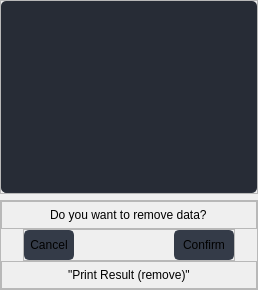
                                          <widget class="QWidget" name="page_remove_branch">
                                           <layout class="QVBoxLayout" name="verticalLayout_59">
                                            <property name="leftMargin">
                                             <number>0</number>
                                            </property>
                                            <property name="topMargin">
                                             <number>0</number>
                                            </property>
                                            <property name="rightMargin">
                                             <number>0</number>
                                            </property>
                                            <property name="bottomMargin">
                                             <number>0</number>
                                            </property>
                                            <item>
                                             <widget class="QFrame" name="table_area_5">
                                              <property name="frameShape">
                                               <enum>QFrame::StyledPanel</enum>
                                              </property>
                                              <property name="frameShadow">
                                               <enum>QFrame::Raised</enum>
                                              </property>
                                              <layout class="QVBoxLayout" name="verticalLayout_42">
                                               <property name="spacing">
                                                <number>0</number>
                                               </property>
                                               <property name="leftMargin">
                                                <number>0</number>
                                               </property>
                                               <property name="topMargin">
                                                <number>0</number>
                                               </property>
                                               <property name="rightMargin">
                                                <number>0</number>
                                               </property>
                                               <property name="bottomMargin">
                                                <number>0</number>
                                               </property>
                                               <item>
                                                <widget class="QTableWidget" name="view_branch_table_2">
                                                 <property name="styleSheet">
                                                  <string notr="true">QTableWidget {	
	background-color: rgb(39, 44, 54);
	padding: 10px;
	border-radius: 5px;
	gridline-color: rgb(44, 49, 60);
	border-bottom: 1px solid rgb(44, 49, 60);
}
QTableWidget::item{
	border-color: rgb(44, 49, 60);
	padding-left: 5px;
	padding-right: 5px;
	gridline-color: rgb(44, 49, 60);
}
QTableWidget::item:selected{
	background-color: rgb(85, 170, 255);
}
QScrollBar:horizontal {
    border: none;
    background: rgb(52, 59, 72);
    height: 14px;
    margin: 0px 21px 0 21px;
	border-radius: 0px;
}
 QScrollBar:vertical {
	border: none;
    background: rgb(52, 59, 72);
    width: 14px;
    margin: 21px 0 21px 0;
	border-radius: 0px;
 }
QHeaderView::section{
	Background-color: rgb(39, 44, 54);
	max-width: 30px;
	border: 1px solid rgb(44, 49, 60);
	border-style: none;
    border-bottom: 1px solid rgb(44, 49, 60);
    border-right: 1px solid rgb(44, 49, 60);
}
QTableWidget::horizontalHeader {	
	background-color: rgb(81, 255, 0);
}
QHeaderView::section:horizontal
{
    border: 1px solid rgb(32, 34, 42);
	background-color: rgb(27, 29, 35);
	padding: 3px;
	border-top-left-radius: 7px;
    border-top-right-radius: 7px;
}
QHeaderView::section:vertical
{
    border: 1px solid rgb(44, 49, 60);
}
</string>
                                                 </property>
                                                </widget>
                                               </item>
                                              </layout>
                                             </widget>
                                            </item>
                                            <item>
                                             <widget class="QFrame" name="btn_area_5">
                                              <property name="minimumSize">
                                               <size>
                                                <width>0</width>
                                                <height>90</height>
                                               </size>
                                              </property>
                                              <property name="maximumSize">
                                               <size>
                                                <width>16777215</width>
                                                <height>90</height>
                                               </size>
                                              </property>
                                              <property name="frameShape">
                                               <enum>QFrame::StyledPanel</enum>
                                              </property>
                                              <property name="frameShadow">
                                               <enum>QFrame::Raised</enum>
                                              </property>
                                              <layout class="QVBoxLayout" name="verticalLayout_60">
                                               <property name="spacing">
                                                <number>0</number>
                                               </property>
                                               <property name="leftMargin">
                                                <number>0</number>
                                               </property>
                                               <property name="topMargin">
                                                <number>0</number>
                                               </property>
                                               <property name="rightMargin">
                                                <number>0</number>
                                               </property>
                                               <property name="bottomMargin">
                                                <number>0</number>
                                               </property>
                                               <item>
                                                <widget class="QFrame" name="frame_37">
                                                 <property name="frameShape">
                                                  <enum>QFrame::StyledPanel</enum>
                                                 </property>
                                                 <property name="frameShadow">
                                                  <enum>QFrame::Raised</enum>
                                                 </property>
                                                 <layout class="QVBoxLayout" name="verticalLayout_61">
                                                  <property name="spacing">
                                                   <number>0</number>
                                                  </property>
                                                  <property name="leftMargin">
                                                   <number>0</number>
                                                  </property>
                                                  <property name="topMargin">
                                                   <number>0</number>
                                                  </property>
                                                  <property name="rightMargin">
                                                   <number>0</number>
                                                  </property>
                                                  <property name="bottomMargin">
                                                   <number>0</number>
                                                  </property>
                                                  <item alignment="Qt::AlignHCenter">
                                                   <widget class="QLabel" name="label_17">
                                                    <property name="text">
                                                     <string>Do you want to remove data?</string>
                                                    </property>
                                                   </widget>
                                                  </item>
                                                 </layout>
                                                </widget>
                                               </item>
                                               <item alignment="Qt::AlignHCenter">
                                                <widget class="QFrame" name="frame_38">
                                                 <property name="frameShape">
                                                  <enum>QFrame::StyledPanel</enum>
                                                 </property>
                                                 <property name="frameShadow">
                                                  <enum>QFrame::Raised</enum>
                                                 </property>
                                                 <layout class="QHBoxLayout" name="horizontalLayout_31">
                                                  <property name="spacing">
                                                   <number>100</number>
                                                  </property>
                                                  <property name="leftMargin">
                                                   <number>0</number>
                                                  </property>
                                                  <property name="topMargin">
                                                   <number>0</number>
                                                  </property>
                                                  <property name="rightMargin">
                                                   <number>0</number>
                                                  </property>
                                                  <property name="bottomMargin">
                                                   <number>0</number>
                                                  </property>
                                                  <item>
                                                   <widget class="QPushButton" name="btn_remove_branch_cancel">
                                                    <property name="minimumSize">
                                                     <size>
                                                      <width>50</width>
                                                      <height>30</height>
                                                     </size>
                                                    </property>
                                                    <property name="maximumSize">
                                                     <size>
                                                      <width>50</width>
                                                      <height>30</height>
                                                     </size>
                                                    </property>
                                                    <property name="styleSheet">
                                                     <string notr="true">QPushButton {
	border: 2px solid rgb(52, 59, 72);
	border-radius: 5px;	
	background-color: rgb(52, 59, 72);
}
QPushButton:hover {
	background-color: rgb(220, 53, 53);
	border: 2px solid rgb(220, 53, 53);
}
QPushButton:pressed {	
	background-color: rgb(235, 83, 83);
	border: 2px solid rgb(220, 53, 53);
}</string>
                                                    </property>
                                                    <property name="text">
                                                     <string>Cancel</string>
                                                    </property>
                                                   </widget>
                                                  </item>
                                                  <item>
                                                   <widget class="QPushButton" name="btn_remove_branch_confirm">
                                                    <property name="minimumSize">
                                                     <size>
                                                      <width>60</width>
                                                      <height>30</height>
                                                     </size>
                                                    </property>
                                                    <property name="maximumSize">
                                                     <size>
                                                      <width>60</width>
                                                      <height>30</height>
                                                     </size>
                                                    </property>
                                                    <property name="styleSheet">
                                                     <string notr="true">QPushButton {
	border: 2px solid rgb(52, 59, 72);
	border-radius: 5px;	
	background-color: rgb(52, 59, 72);
}
QPushButton:hover {
	background-color: rgb(31, 181, 123);
	border: 2px solid rgb(31, 181, 123);
}
QPushButton:pressed {	
	background-color: rgb(83, 191, 157);
	border: 2px solid rgb(31, 181, 123);
}</string>
                                                    </property>
                                                    <property name="text">
                                                     <string>Confirm</string>
                                                    </property>
                                                   </widget>
                                                  </item>
                                                 </layout>
                                                </widget>
                                               </item>
                                               <item>
                                                <widget class="QFrame" name="frame_39">
                                                 <property name="frameShape">
                                                  <enum>QFrame::StyledPanel</enum>
                                                 </property>
                                                 <property name="frameShadow">
                                                  <enum>QFrame::Raised</enum>
                                                 </property>
                                                 <layout class="QVBoxLayout" name="verticalLayout_62">
                                                  <property name="spacing">
                                                   <number>0</number>
                                                  </property>
                                                  <property name="leftMargin">
                                                   <number>0</number>
                                                  </property>
                                                  <property name="topMargin">
                                                   <number>0</number>
                                                  </property>
                                                  <property name="rightMargin">
                                                   <number>0</number>
                                                  </property>
                                                  <property name="bottomMargin">
                                                   <number>0</number>
                                                  </property>
                                                  <item alignment="Qt::AlignHCenter">
                                                   <widget class="QLabel" name="label_print_result_branch_remove">
                                                    <property name="text">
                                                     <string>&quot;Print Result (remove)&quot;</string>
                                                    </property>
                                                   </widget>
                                                  </item>
                                                 </layout>
                                                </widget>
                                               </item>
                                              </layout>
                                             </widget>
                                            </item>
                                           </layout>
                                          </widget>
